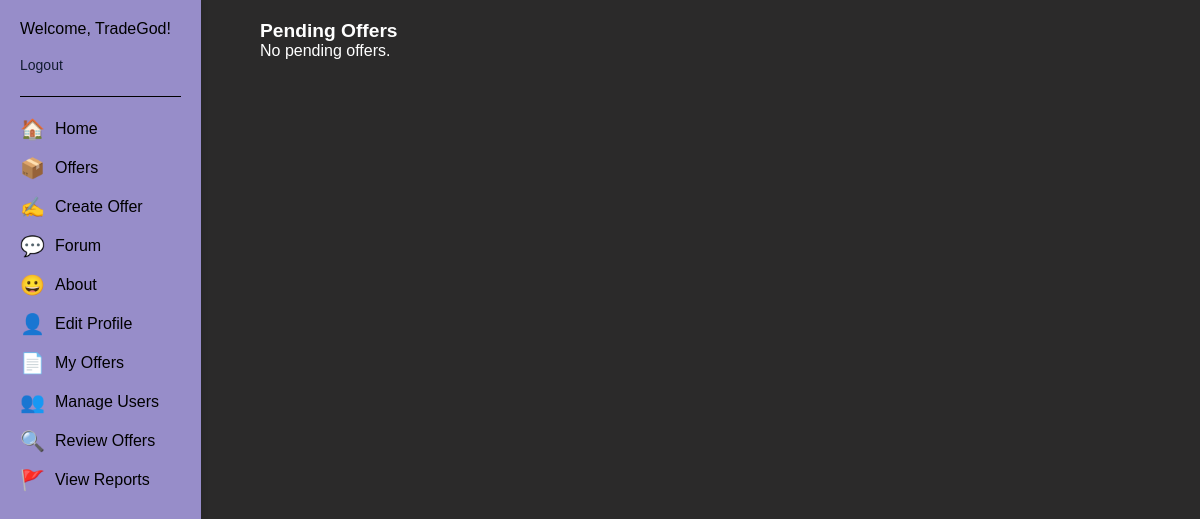
Page /review-offers/ (signed in) on the earlier database version.
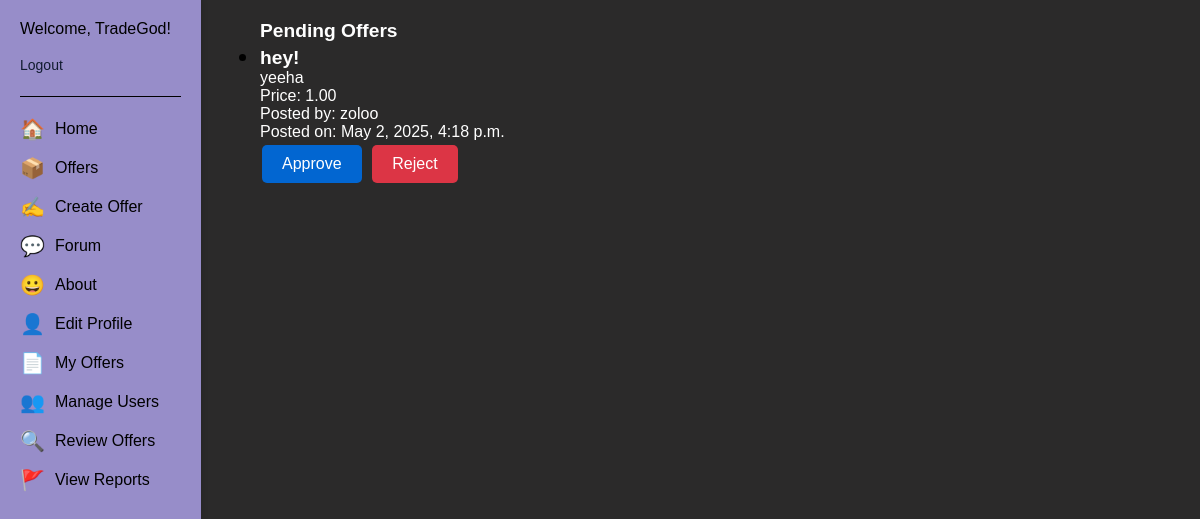
Same page on the later database version.
### tradeapp/models.py (models this page shows, shortened)
class Offer(models.Model):
    STATUS_CHOICES = [
        ('pending', 'Pending'),
        ('approved', 'Approved'),
        ('rejected', 'Rejected'),
    ]
    title = models.CharField(max_length=200)
    description = models.TextField()
    price = models.DecimalField(max_digits=10, decimal_places=2)
    image = models.ImageField(upload_to='images/', blank=True, null=True)
    posted_date = models.DateTimeField(default=timezone.now)
    user = models.ForeignKey(User, on_delete=models.CASCADE)
    is_open = models.BooleanField(default=True)
    status = models.CharField(max_length=10, choices=STATUS_CHOICES, default='pending')

### tradeapp/views.py (the view)
# urls.py: path('review-offers/', views.review_offers, name='review_offers'),
@user_passes_test(lambda u: u.is_staff)
def review_offers(request):
    pending_offers = Offer.objects.filter(status='pending')
    return render(request, 'review_offers.html', {'pending_offers': pending_offers})

### tradeapp/templates/review_offers.html (shortened to what this page needs)
{% extends "base.html" %}
{% block content %}
<div class="container">
    <h1>Pending Offers</h1>
    <ul id="pending-offers-list">
        {% for offer in pending_offers %}
            <li id="offer-{{ offer.id }}">
                <h2>{{ offer.title }}</h2>
                <p>{{ offer.description }}</p>
                <p>Price: {{ offer.price }}</p>
                <p>Posted by: {{ offer.user.username }}</p>
                <p>Posted on: {{ offer.posted_date }}</p>
                <button class="btn btn-success approve-btn" data-offer-id="{{ offer.id }}">Approve</button>
                <button class="btn btn-danger reject-btn" data-offer-id="{{ offer.id }}">Reject</button>
            </li>
        {% empty %}
            <p>No pending offers.</p>
        {% endfor %}
    </ul>
</div>
{% endblock %}

Differences in the rows shown:
added Offer: title "hey!", description "yeeha", price "1.00", user.username "zoloo", posted_date "May 2, 2025, 4:18 p.m."
Other differences:
text no longer shown: "No pending offers."
